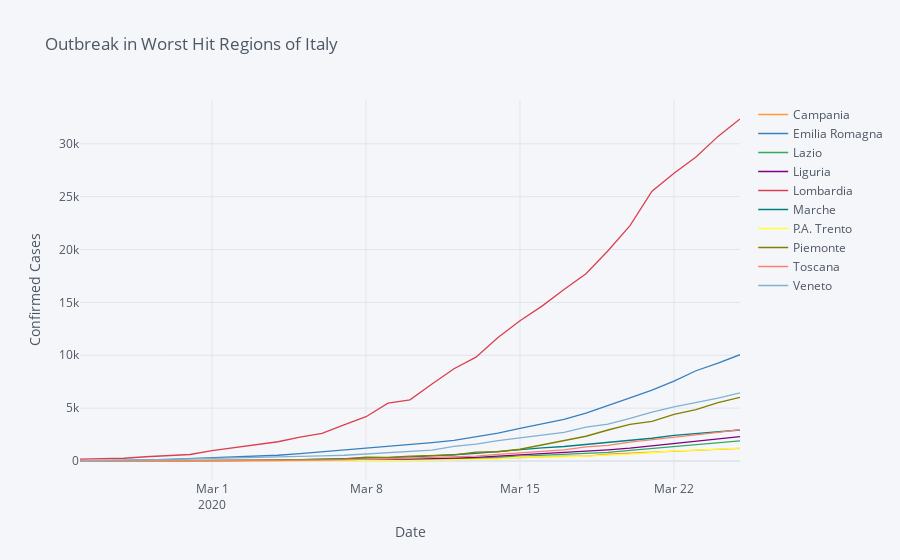

Notebook code for this chart:
### Code cell
top_regions = clean_region_data.groupby("region")["total positive cases"].max().sort_values(ascending=False).head(10)
print(top_regions)
top_region_data = clean_region_data[clean_region_data["region"].isin(top_regions.keys())]
region_plot_data = top_region_data.pivot(index="date", columns="region", values="total positive cases")
region_plot_data.iplot(title="Outbreak in Worst Hit Regions of Italy", xTitle="Date", yTitle="Confirmed Cases")
